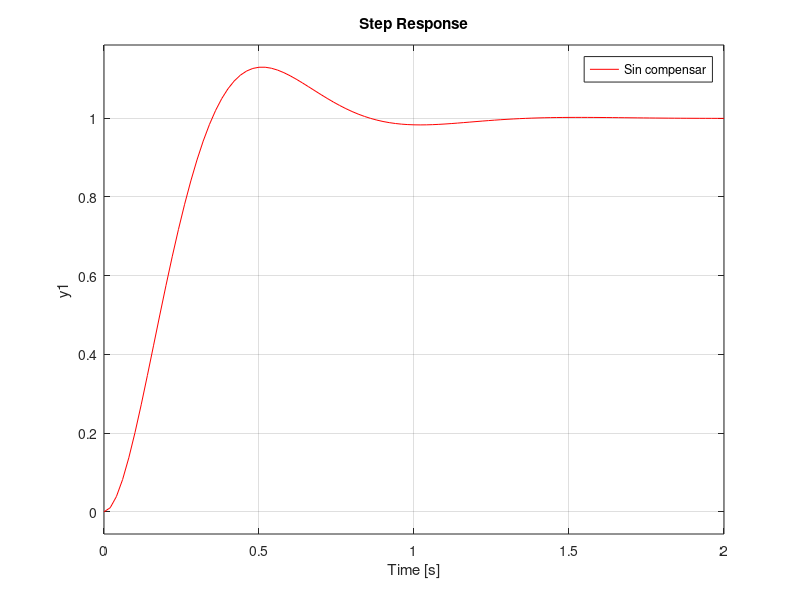
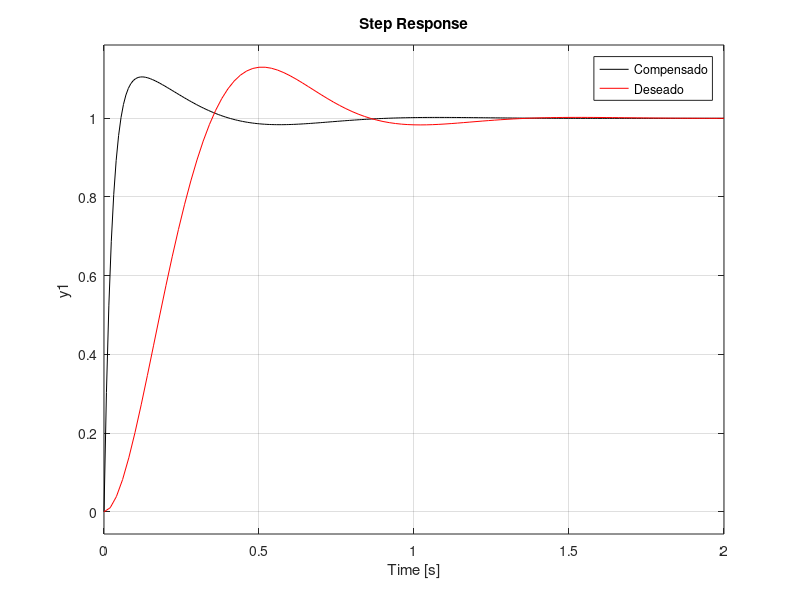
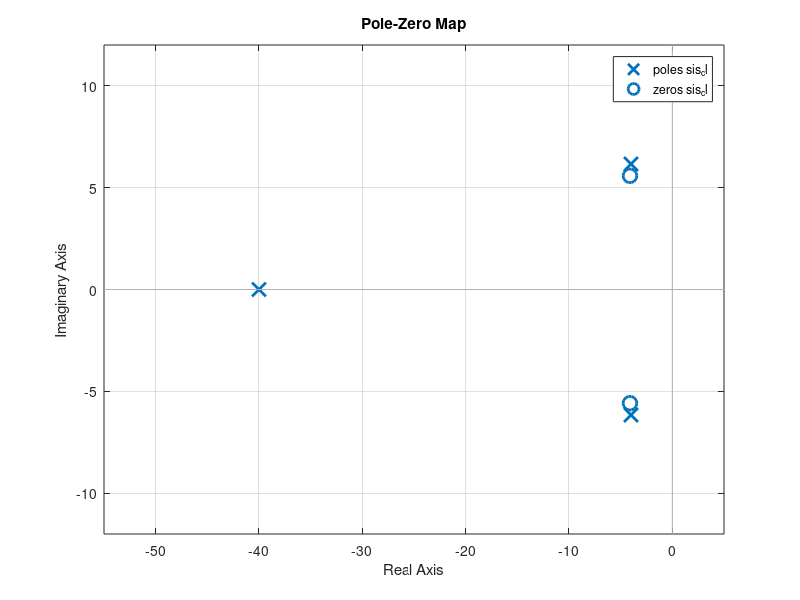

These charts were generated, in order, by the following MATLAB code:
clc
close all
clear

%proceso
g=tf(1,[1 3 5]);
step(g,'k')
g_cl=feedback(g,1);
hold on

%deseado
Ts=1;
so=13/100;
e=sqrt((log(so))^2/(pi^2+(log(so))^2));
wn=4/(Ts*e);
g_d=tf(wn^2,[1 2*e*wn wn^2]);
step(g_cl,'b')
step(g_d,'r')
legend('Sin compensar','sin compensar en CL','Deseado')
[P Z]=pzmap(g_d)

pol_d=[1 2*e*wn wn^2];
pol_a=conv(pol_d,[1 40]);

%------controlador----
K_p=373.9-5;
T_i=K_p/2157.5;
T_d=(48-3)/K_p;
g_c=tf([K_p*T_i*T_d K_p*T_i K_p],[T_i 0]);

%--------compensado----
sis_ol=g_c*g;
sis_cl=feedback(sis_ol,1);
figure
step(sis_cl,'k')
hold on
step(g_d,'r')
legend('Compensado','Deseado')
[p z]=pzmap(sis_cl)
figure
pzmap(sis_cl)
